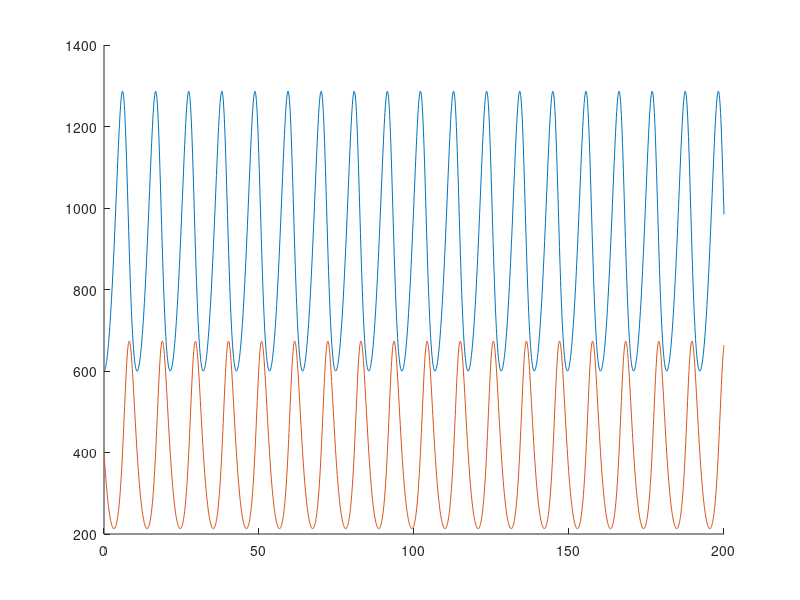

Reproduce this figure in MATLAB. (Note: this script raises an error after producing the figure.)
clear all

a=0.4; b=0.001; c=0.001; d=0.9; e=0.001; j=0.001; k=0.001; l=0.001; m=0.9; 
R0_1 = 600; R0_2 = 600; R0_3 = 100;
F0_1 = 400; F0_2 = 700; F0_3 = 100;
B0 = 10;
alpha=d/a; r0 = R0_1/(d/c); f0 = F0_1/(a/b);
r_grass = 5 * f0; r_sat = 5 * f0;

y0 = [R0_1, R0_2, R0_3; F0_1, F0_2, F0_3];
y0_mod = [r0, f0];
t = [0,200];
tau = t/(1/a);

rel_tol = 1e-6;
abs_tol = 1e-4;
opts = odeset('RelTol',rel_tol, 'AbsTol',abs_tol);

f = @(t, x) [a*x(1) - b*(x(1)*x(2)); c*x(1)*x(2) - d*x(2)];
g = @(t, x) [x(1)*(1-x(1)/r_grass) - x(1)*x(2)/(1 + x(1)/r_sat); alpha*(x(1)*x(2)/(1 + x(1)/r_sat) - x(2))];

h = @(t, x) [a*x(1) - b*(x(1)*x(2)) - e*(x(1)*x(3)); 
             c*x(1)*x(2) - d*x(2) - j*x(2)*x(3); 
             k*x(1)*x(3) + l*x(2)*x(3) - m*x(3)];

[T_out1, Y_out1] = ode45(f,t,y0(:,1),opts);
[T_out2, Y_out2] = ode45(f,t,y0(:,2),opts);
[T_out3, Y_out3] = ode45(f,t,y0(:,3),opts);

[T_out4, Y_out4] = ode45(g, tau, y0_mod, opts);
[T_out5, Y_out5] = ode45(h, t, [R0_1, F0_1, B0]', opts);

figure(1)
hold on
plot(T_out1, Y_out1);

xlabel('Time (t)', Interpreter='latex')
ylabel('Populations', Interpreter='latex')
legend('Rabbit pop.', 'Fox pop.', Interpreter='latex')
hold off
figure(2)
hold on
xlabel('Rabbit pop.', Interpreter='latex')
ylabel('Fox pop.', Interpreter='latex')
plot(Y_out1(:,1), Y_out1(:,2));
% plot(Y_out2(:,1), Y_out2(:,2));
% plot(Y_out3(:,1), Y_out3(:,2));
% legend('$R_0=600,F_0=400$', '$R_0=600,F_0=700$', '$R_0=100,F_0=100$', Interpreter='latex');
legend('Stochastic model', 'Continuous model', Interpreter='latex')
hold off

figure(3)
hold on
plot(T_out4, Y_out4);
xlabel('Time (t)', Interpreter='latex')
ylabel('Populations', Interpreter='latex')
legend('Rabbit pop.', 'Fox pop.', Interpreter='latex')
hold off

figure(4)
hold on
plot(Y_out4(:,1), Y_out4(:,2));
xlabel('Rabbit pop.', Interpreter='latex')
ylabel('Fox pop.', Interpreter='latex')
hold off

figure(5)
plot3(Y_out5(:,1), Y_out5(:,2), Y_out5(:,3));
xlabel('Rabbit pop.', Interpreter='latex')
ylabel('Fox pop.', Interpreter='latex')
zlabel('Bear pop.', Interpreter='latex')
